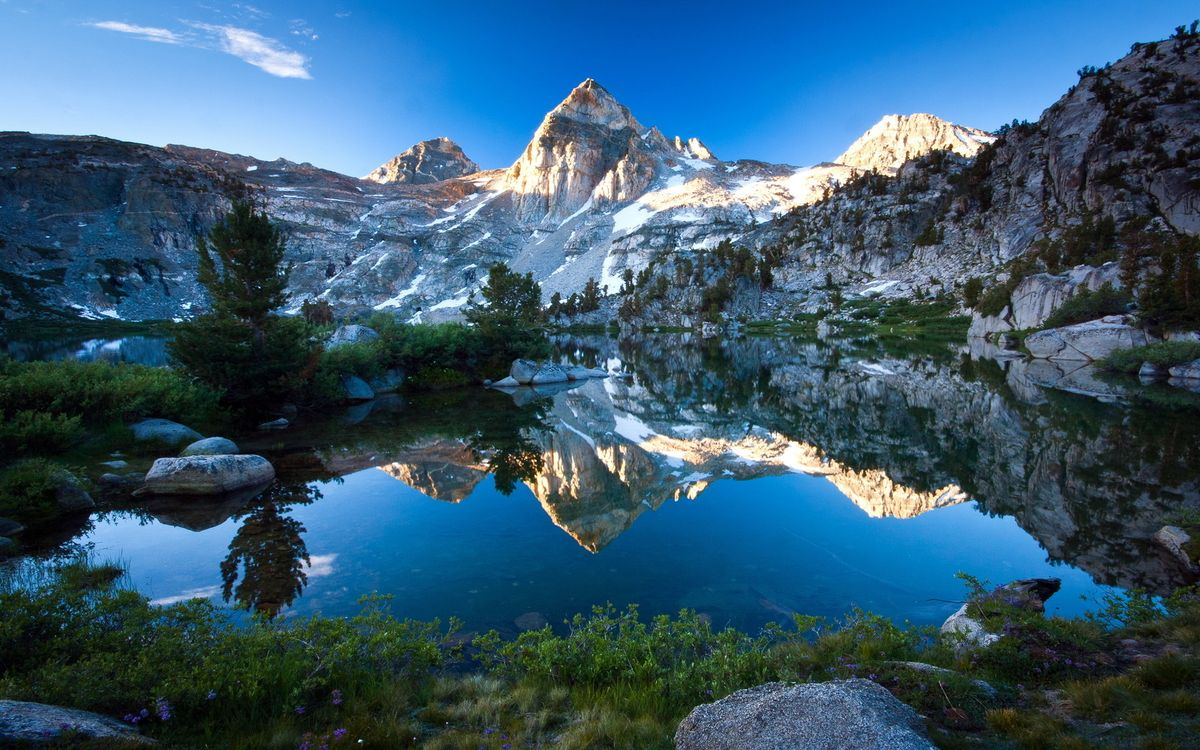
#> input picture картинка.jpg, 1200 x 750 px
$ python Binarization_CPU.py
#> lines starting #> are read from the running program, lines starting #| are printed output that depends on the picture; after the words box and inside, x2 and y2 are one past the last pixel; in counts of white or black regions, pixels touching at a corner belong together
from PIL import Image
import matplotlib.pyplot as plt

def Binarization(img,threshold):
    for i in range(img.width):
        for j in range(img.height):
            RGB = img.getpixel((i, j))
            R = RGB[0]
            G = RGB[1]
            B = RGB[2]
            Y = 0.299 * R + 0.587 * G + 0.114 * B
            if Y>threshold: img.putpixel((i,j),(255,255,255))
            else: img.putpixel((i,j),(0,0,0))
    return img

if __name__ == '__main__':
    image = Image.open('картинка.jpg')
#> image is the input picture: PIL image 1200x750 RGB; mean R, G, B 54.3, 89.5, 112.1
    image1 = Binarization(image, 127)
#> after the loop in Binarization, `for i in range(img.width):`:
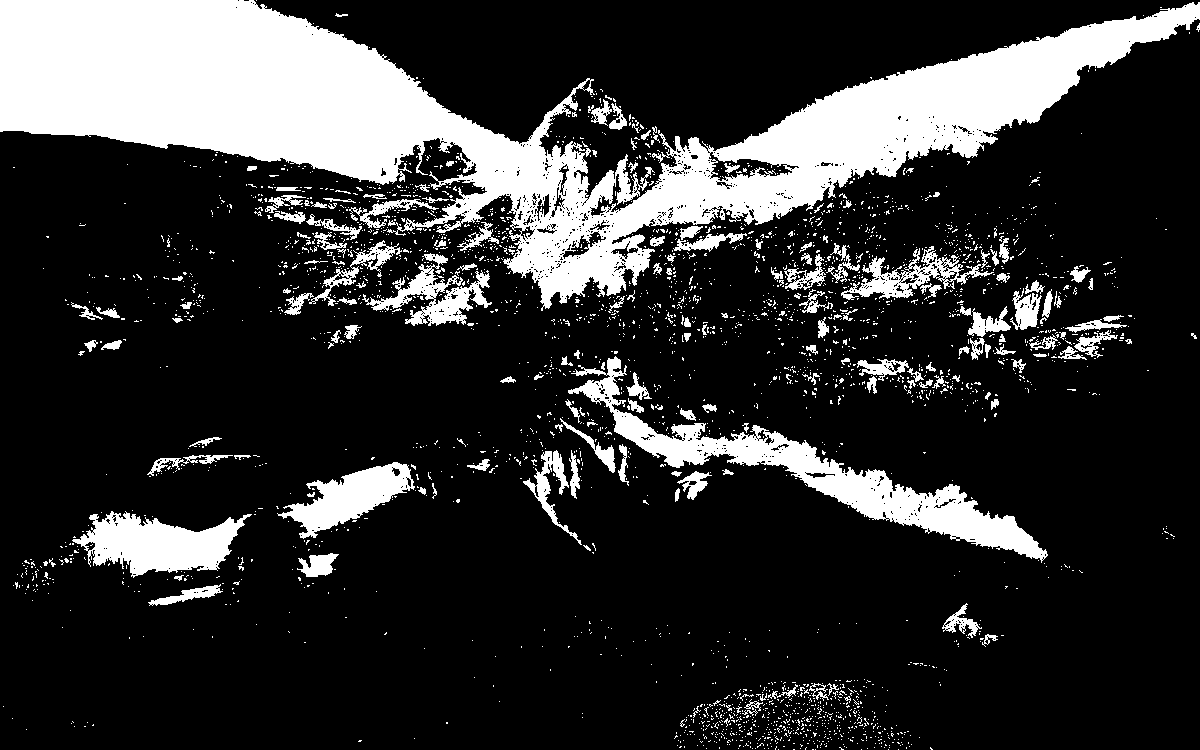
#> img: PIL image 1200x750 RGB; 19.8% white; 2896 white regions (2720 under 20 px), largest, box (x1, y1, x2, y2) and area: (0, 0, 1200, 311) 117546, (568, 356, 1048, 563) 15003, (72, 511, 252, 578) 6598
    plt.imshow(image1)
    plt.show()
